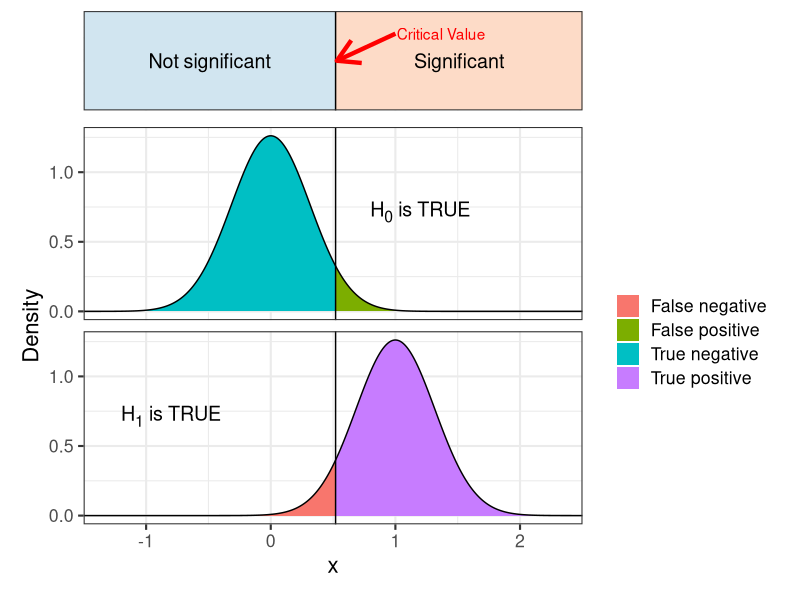
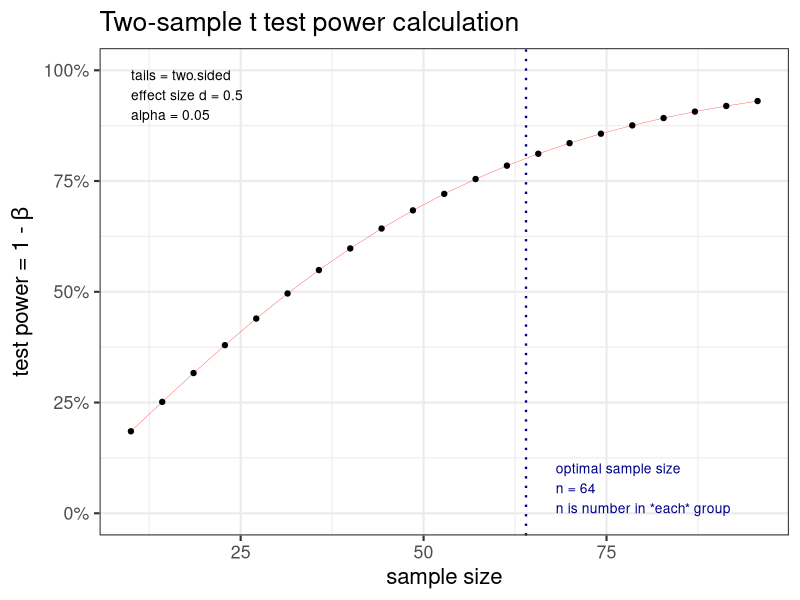
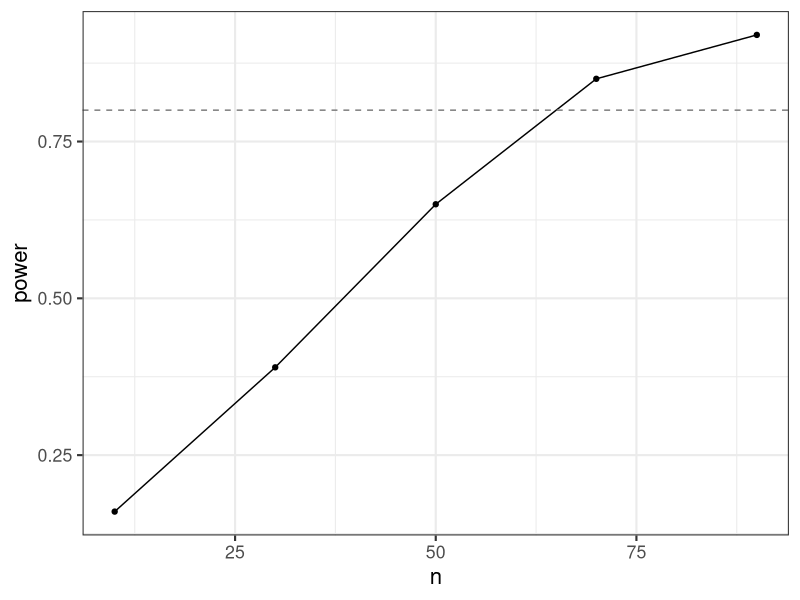
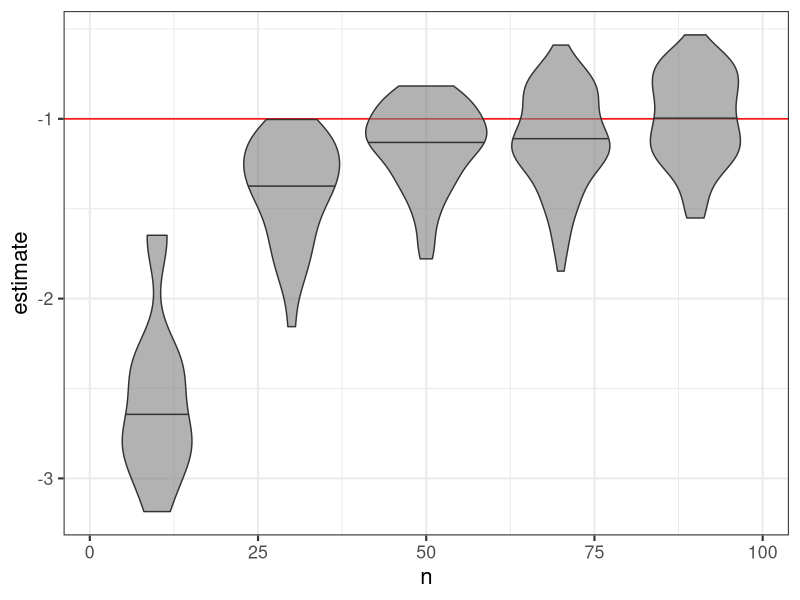

Write the R code that produced these figures, in order.
## ---- chunk 1
library("tidyverse")
theme_set(theme_bw(base_size = 16))
set.seed(42) # for reproducibility
## ---- chunk 2
library(tidyverse)
library(patchwork)

n <- 10
alpha <- 0.05
delta <- 1
sd <- 1
mx <- 2.5
mn <- -1.5

crit <- qnorm(alpha, mean = 0, sd = sd/sqrt(n), lower.tail = FALSE)

H0 <- tibble(x = seq(mn, mx, length = 1001), 
       y = dnorm(x = x, mean = 0, sd = sd / sqrt(n)), 
       what = if_else(x < crit, true = "True negative", false = "False positive"))

H1 <- tibble(x = seq(mn, mx, length = 1001), 
       y = dnorm(x = x, mean = delta, sd = sd / sqrt(n)), 
       what = if_else(x > crit, true = "True positive", false = "False negative"))
  
H <- bind_rows(`H[0]` = H0, 
          `H[1]` = H1, 
          .id = "Hypothesis")

top <- ggplot() +
  geom_rect(aes(xmin  = xmin, xmax = xmax, ymin = -Inf, ymax = Inf, fill = I(fill)), 
            data = tibble(xmin = c(mn, crit), xmax = c(crit, mx), fill = c("#D1E5F0", "#FDDBC7"))) +
  geom_text(aes(x = x, y = 0.5, label = label), tibble(x = c((mn + crit)/2, (mx + crit)/2), label = c("Not significant", "Significant")), size = 5) +
  geom_vline(aes(xintercept = crit)) +
    geom_text(
      aes(y = y, x = x, label = label), 
      data = tibble(x= 1, y = 0.8, label = "Critical Value", Hypothesis = "H[0]" ), 
      inherit.aes = FALSE, hjust = "left", nudge_x = 0.01, colour = "red") +
  geom_segment(
    aes(x = x, xend = xend, y = y, yend = yend),
    tibble(x = 1, xend = crit + 0.01, y = .8, yend = 0.5, Hypothesis = "H[0]"), 
    size = 1.5, colour = "red", arrow = arrow(),  inherit.aes = FALSE)  +
  theme(axis.title = element_blank(), 
        axis.text = element_blank(), 
        axis.ticks = element_blank(), 
        plot.margin = unit(c(0, 0, 0, 0), units = "mm")) +
  ylim(0, 1) +
  scale_x_continuous(expand = c(0, 0))

main <- ggplot(H, mapping = aes(x = x, y = y, fill = what)) + 
  geom_area() +
  geom_line(aes(group = 1)) +
  geom_vline(aes(xintercept = crit)) +
  ggtext::geom_richtext(
    mapping = aes(x = x, y = y, label = label), 
    data = tibble(x = c(1.2, -0.8), y = 0.7, label = c("H<sub>0</sub> is TRUE", "H<sub>1</sub> is TRUE"), Hypothesis = c("H[0]", "H[1]")),
    inherit.aes = FALSE, fill = NA, label.color = NA, size = 5) +
  facet_wrap(~ Hypothesis, ncol = 1, labeller = label_parsed, strip.position = "right") +
  labs(x = "x", y = "Density", linetype = "", fill = "") +
  theme(
    strip.background = element_blank(),
    strip.text = element_blank()) +
  scale_x_continuous(expand = c(0, 0))

top / main + plot_layout(heights = c(1, 4))
## ---- chunk 3
library("pwr")
pow <- pwr.t.test(d = 0.5, sig.level = 0.05, power = 0.8)
pow
## ---- chunk 4
plot(pow)
## ---- chunk 5

# data info
n <- 30 #number observations in each group
delta <- 1 # difference between means
sd <- 2 # standard deviation

# simulate means
mu <- rep(c(0, delta), each = n)

# add noise
y <- mu + rnorm(length(mu), sd = sd)

# predictor
x <- factor(rep(c("A", "B"), each = n))

# run test
test <- t.test(y ~ x)
## ---- chunk 6
test

broom::glance(test)
## ---- chunk 7
sim_t_test <- function(n, delta, sd, ...){
  # simulate means
  mu <- rep(c(0, delta), each = n)
  # add noise
  y <- mu + rnorm(length(mu), sd = sd)
  # predictor
  x <- factor(rep(c("A", "B"), each = n))
  
  # run test
  test <- t.test(y ~ x)
  broom::tidy(test) %>% mutate(n = n, delta = delta, sd = sd)
}

sim_t_test(n = 30, delta = 1, sd = 2)

## ---- chunk 8
nrep = 100

n <- rep(seq(10, 100, 20), each = nrep)

runs <- n |> 
  map(~sim_t_test(n = .x, delta = 1, sd = 2)) |> 
  list_rbind() |> 
  mutate(sig = p.value <= 0.05)

p <- runs  |> 
  group_by(n) |> 
  summarise(power = mean(sig)) |> 
  ggplot(aes(x = n, y = power)) +
  geom_line() +
  geom_point()
## ---- chunk 9
p + geom_hline(yintercept = 0.8, linetype = "dashed", colour = "grey50")
## ---- chunk 10
runs |> 
  filter(sig) |> 
  ggplot(aes(x = n, y = estimate, group = n)) +
  geom_hline(yintercept = -1, colour = "red") +
  geom_violin(draw_quantiles = 0.5, fill = "grey50", alpha = 0.6)
